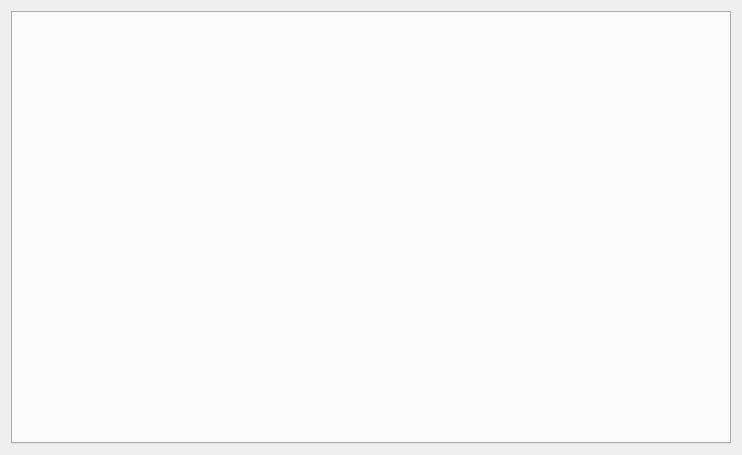
<?xml version="1.0" encoding="UTF-8"?>
<ui version="4.0">
 <class>WatchJobContainerWidget</class>
 <widget class="QWidget" name="WatchJobContainerWidget">
  <property name="geometry">
   <rect>
    <x>0</x>
    <y>0</y>
    <width>742</width>
    <height>455</height>
   </rect>
  </property>
  <property name="windowTitle">
   <string>Form</string>
  </property>
  <layout class="QVBoxLayout" name="verticalLayout">
   <item>
    <widget class="QTabWidget" name="widgets">
     <property name="currentIndex">
      <number>-1</number>
     </property>
    </widget>
   </item>
  </layout>
 </widget>
 <resources/>
 <connections/>
</ui>
